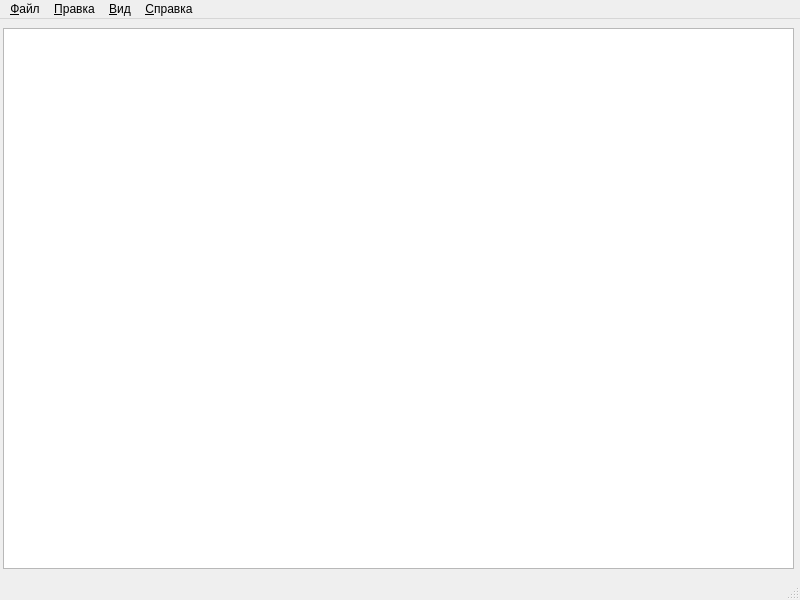
<?xml version="1.0" encoding="UTF-8"?>
<ui version="4.0">
 <class>textEditor</class>
 <widget class="QMainWindow" name="textEditor">
  <property name="geometry">
   <rect>
    <x>0</x>
    <y>0</y>
    <width>800</width>
    <height>600</height>
   </rect>
  </property>
  <property name="windowTitle">
   <string>textEditor</string>
  </property>
  <widget class="QWidget" name="centralwidget">
   <widget class="QTextEdit" name="textEdit">
    <property name="geometry">
     <rect>
      <x>3</x>
      <y>9</y>
      <width>791</width>
      <height>541</height>
     </rect>
    </property>
   </widget>
  </widget>
  <widget class="QMenuBar" name="menubar">
   <property name="geometry">
    <rect>
     <x>0</x>
     <y>0</y>
     <width>800</width>
     <height>21</height>
    </rect>
   </property>
   <widget class="QMenu" name="menu">
    <property name="title">
     <string>&amp;Файл</string>
    </property>
    <addaction name="actionNew"/>
    <addaction name="actionOpen"/>
    <addaction name="separator"/>
    <addaction name="actionClose"/>
    <addaction name="actionSave"/>
    <addaction name="actionSaveAs"/>
    <addaction name="separator"/>
    <addaction name="actionExit"/>
   </widget>
   <widget class="QMenu" name="menu_2">
    <property name="title">
     <string>&amp;Вид</string>
    </property>
    <addaction name="actionSelectFont"/>
   </widget>
   <widget class="QMenu" name="menu_3">
    <property name="title">
     <string>&amp;Правка</string>
    </property>
    <addaction name="actionCut"/>
    <addaction name="actionCopy"/>
    <addaction name="actionPaste"/>
    <addaction name="actionUndo"/>
    <addaction name="actionRedo"/>
   </widget>
   <widget class="QMenu" name="menu_4">
    <property name="title">
     <string>&amp;Справка</string>
    </property>
    <addaction name="actionAbout"/>
    <addaction name="actionAboutQt"/>
   </widget>
   <addaction name="menu"/>
   <addaction name="menu_3"/>
   <addaction name="menu_2"/>
   <addaction name="menu_4"/>
  </widget>
  <widget class="QStatusBar" name="statusbar"/>
  <action name="actionNew">
   <property name="icon">
    <iconset resource="textEditor.qrc">
     <normaloff>:/icons/Resources/new.png</normaloff>:/icons/Resources/new.png</iconset>
   </property>
   <property name="text">
    <string>Создать</string>
   </property>
   <property name="toolTip">
    <string>Создать новый документ</string>
   </property>
   <property name="shortcut">
    <string>Ctrl+N</string>
   </property>
  </action>
  <action name="actionClose">
   <property name="text">
    <string>Закрыть</string>
   </property>
   <property name="toolTip">
    <string>Закрыть текущее окно</string>
   </property>
   <property name="shortcut">
    <string>Ctrl+W</string>
   </property>
  </action>
  <action name="actionExit">
   <property name="text">
    <string>Выход</string>
   </property>
   <property name="toolTip">
    <string>Закрыть приложение</string>
   </property>
  </action>
  <action name="actionSelectFont">
   <property name="text">
    <string>Выберите шрифт</string>
   </property>
   <property name="toolTip">
    <string>Выберите отображаемый шрифт</string>
   </property>
  </action>
  <action name="actionAbout">
   <property name="text">
    <string>О программе</string>
   </property>
  </action>
  <action name="actionAboutQt">
   <property name="text">
    <string>О Qt</string>
   </property>
  </action>
  <action name="actionCut">
   <property name="icon">
    <iconset resource="textEditor.qrc">
     <normaloff>:/icons/Resources/cut.png</normaloff>:/icons/Resources/cut.png</iconset>
   </property>
   <property name="text">
    <string>Вырезать</string>
   </property>
   <property name="toolTip">
    <string>Вырезать</string>
   </property>
   <property name="shortcut">
    <string>Ctrl+B</string>
   </property>
  </action>
  <action name="actionCopy">
   <property name="icon">
    <iconset resource="textEditor.qrc">
     <normaloff>:/icons/Resources/copy.png</normaloff>:/icons/Resources/copy.png</iconset>
   </property>
   <property name="text">
    <string>Копировать</string>
   </property>
   <property name="toolTip">
    <string>Копировать</string>
   </property>
   <property name="shortcut">
    <string>Ctrl+C</string>
   </property>
  </action>
  <action name="actionPaste">
   <property name="icon">
    <iconset resource="textEditor.qrc">
     <normaloff>:/icons/Resources/paste.png</normaloff>:/icons/Resources/paste.png</iconset>
   </property>
   <property name="text">
    <string>Вставить</string>
   </property>
   <property name="toolTip">
    <string>Вставить</string>
   </property>
   <property name="shortcut">
    <string>Ctrl+V</string>
   </property>
  </action>
  <action name="actionUndo">
   <property name="text">
    <string>Отменить</string>
   </property>
   <property name="toolTip">
    <string>Отменить последнее действие</string>
   </property>
   <property name="shortcut">
    <string>Ctrl+Z</string>
   </property>
  </action>
  <action name="actionRedo">
   <property name="text">
    <string>Восстановить</string>
   </property>
   <property name="toolTip">
    <string>Восстановить последнее действие</string>
   </property>
   <property name="shortcut">
    <string>Ctrl+Shift+Z</string>
   </property>
  </action>
  <action name="actionOpen">
   <property name="icon">
    <iconset resource="textEditor.qrc">
     <normaloff>:/icons/Resources/open.png</normaloff>:/icons/Resources/open.png</iconset>
   </property>
   <property name="text">
    <string>Открыть...</string>
   </property>
   <property name="toolTip">
    <string>Открыть файл</string>
   </property>
   <property name="shortcut">
    <string>Ctrl+O</string>
   </property>
  </action>
  <action name="actionSave">
   <property name="icon">
    <iconset resource="textEditor.qrc">
     <normaloff>:/icons/Resources/save.png</normaloff>:/icons/Resources/save.png</iconset>
   </property>
   <property name="text">
    <string>Сохранить</string>
   </property>
   <property name="toolTip">
    <string>Сохранить файл</string>
   </property>
   <property name="shortcut">
    <string>Ctrl+S</string>
   </property>
  </action>
  <action name="actionSaveAs">
   <property name="text">
    <string>Сохранить Как...</string>
   </property>
   <property name="toolTip">
    <string>Сохранить файл как</string>
   </property>
   <property name="shortcut">
    <string>Ctrl+Shift+S</string>
   </property>
  </action>
 </widget>
 <resources>
  <include location="textEditor.qrc"/>
 </resources>
 <connections/>
</ui>
